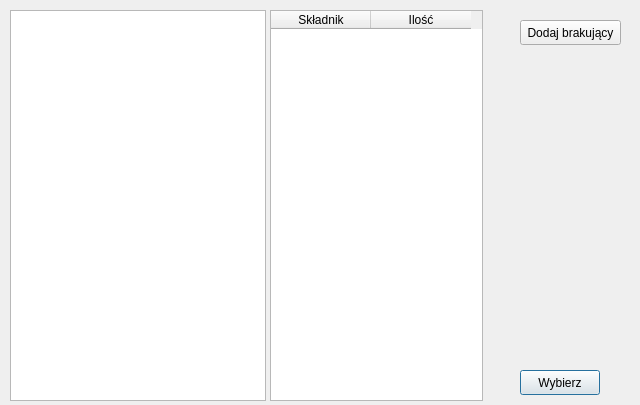
<?xml version="1.0" encoding="UTF-8"?>
<ui version="4.0">
 <class>wybierzskladniki</class>
 <widget class="QDialog" name="wybierzskladniki">
  <property name="geometry">
   <rect>
    <x>0</x>
    <y>0</y>
    <width>640</width>
    <height>405</height>
   </rect>
  </property>
  <property name="minimumSize">
   <size>
    <width>640</width>
    <height>405</height>
   </size>
  </property>
  <property name="maximumSize">
   <size>
    <width>640</width>
    <height>405</height>
   </size>
  </property>
  <property name="windowTitle">
   <string>Wybieranie składników...</string>
  </property>
  <widget class="QTableWidget" name="Tabela">
   <property name="geometry">
    <rect>
     <x>270</x>
     <y>10</y>
     <width>213</width>
     <height>391</height>
    </rect>
   </property>
   <property name="locale">
    <locale language="Polish" country="Poland"/>
   </property>
   <property name="dragEnabled">
    <bool>false</bool>
   </property>
   <property name="dragDropOverwriteMode">
    <bool>false</bool>
   </property>
   <property name="dragDropMode">
    <enum>QAbstractItemView::DropOnly</enum>
   </property>
   <property name="defaultDropAction">
    <enum>Qt::IgnoreAction</enum>
   </property>
   <property name="selectionMode">
    <enum>QAbstractItemView::SingleSelection</enum>
   </property>
   <column>
    <property name="text">
     <string>Składnik</string>
    </property>
   </column>
   <column>
    <property name="text">
     <string>Ilość</string>
    </property>
   </column>
  </widget>
  <widget class="QListWidget" name="Lista">
   <property name="geometry">
    <rect>
     <x>10</x>
     <y>10</y>
     <width>256</width>
     <height>391</height>
    </rect>
   </property>
   <property name="locale">
    <locale language="Polish" country="Poland"/>
   </property>
   <property name="tabKeyNavigation">
    <bool>true</bool>
   </property>
   <property name="dragDropOverwriteMode">
    <bool>false</bool>
   </property>
   <property name="dragDropMode">
    <enum>QAbstractItemView::DragOnly</enum>
   </property>
  </widget>
  <widget class="QPushButton" name="pushButton">
   <property name="geometry">
    <rect>
     <x>520</x>
     <y>370</y>
     <width>80</width>
     <height>25</height>
    </rect>
   </property>
   <property name="text">
    <string>Wybierz</string>
   </property>
  </widget>
  <widget class="QPushButton" name="DodajBrakujacy">
   <property name="geometry">
    <rect>
     <x>520</x>
     <y>20</y>
     <width>101</width>
     <height>25</height>
    </rect>
   </property>
   <property name="text">
    <string>Dodaj brakujący</string>
   </property>
  </widget>
 </widget>
 <resources/>
 <connections/>
</ui>
